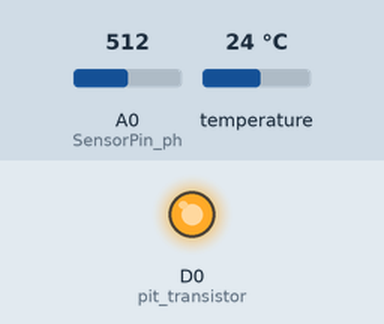
This sketch was run on a simulated Arduino MKR. Parts: output pins drawn as LEDs (lit = HIGH). The inputs (shaded band) are chosen by the test bench; at power-on: A0 (SensorPin_ph) = 512, temperature 24 °C. No radio packets arrive unless stated; what the sketch prints to the serial monitor is not drawn.

Above: at 0.1 s.
At 2.0 s:
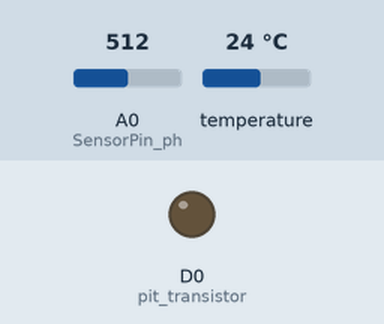
Timing chart, 0 to 3.5 s (numbered marks = the images above):
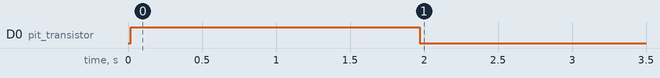

The sketch:

medidor-de-calidad-del-agua.ino
```cpp
//--------------------------------------------------------------------------------------------------------------------------------------------------------------------------
// Modificar
// Modify

String Nombre  = "Diego_test2"; // maximo 20 caracteres, sin espacios
String posicion_x = "19.707085";
String posicion_y = "-98.46037";
String Comunidad_o_institucion  = "MoonMakers"; // maximo 20 caracteres, sin espacios

// El timpo es de 0 - 24
int hora_de_instalacion = 14;
int hora_de_medicion_1 = 12;
int hora_de_medicion_2 = 24;

//--------------------------------------------------------------------------------------------------------------------------------------------------------------------------
// Calibracion
#define Offset -4.00            //deviation compensate
//--------------------------------------------------------------------------------------------------------------------------------------------------------------------------

#include "ArduinoLowPower.h"

// -> Lora
#include <SPI.h>
#include <LoRa.h>

int pit_transistor = 0;

// -> Hora

unsigned long myTime;
unsigned long oldTime;
unsigned long sleep_time;
int horaTime;
int hora;
int minutos;
int segundos;

long day_ms = 86400000; // 86400000 milliseconds in a day
long hour_ms = 3600000; // 3600000 milliseconds in an hour
long minute_ms = 60000; // 60000 milliseconds in a minute
long second_ms =  1000;

bool on_start = false;

byte time_status = 0;

// -> pH
#define SensorPin_ph A0            //pH meter Analog output to Arduino Analog Input 0
//#define Offset 0.00            //deviation compensate
#define LED 13
#define samplingInterval 20
#define printInterval 800
#define ArrayLenth  40    //times of collection
int pHArray[ArrayLenth];   //Store the average value of the sensor feedback
int pHArrayIndex = 0;
float pHValue, voltage;

// -> Turviedad
int sensorValue_turviedad = 0;
float voltage_turviedad = 0.0;

// -> TDS
#define sensorPin_tds A1

int sensorValue = 0;
float tdsValue = 0;
float Voltage = 0;


// -> Water temperature
#include <OneWire.h>
#include <DallasTemperature.h>
#define ONE_WIRE_BUS 2

float temperature = 25;

// Setup a oneWire instance to communicate with any OneWire devices
// (not just Maxim/Dallas temperature ICs)
OneWire oneWire(ONE_WIRE_BUS);
// Pass our oneWire reference to Dallas Temperature.
DallasTemperature sensors(&oneWire);

void setup(void)
{

  Serial.begin(9600);
  Serial.println("LoRa Sender - water quality meter");

  if (!LoRa.begin(915E6)) {
    // Serial..println("Starting LoRa failed!");
    while (1);
  }
  LoRa.setSyncWord(0xF3);
  LoRa.setSpreadingFactor(12);
  LoRa.setTxPower(20);

  pinMode(pit_transistor, OUTPUT);
  pinMode(LED_BUILTIN, OUTPUT);

  ft_apagar_sensores(true);
  pinMode(LED, OUTPUT);
  //  pinMode(TdsSensorPin, INPUT);

  sensors.begin();
  horaTime = hora_de_instalacion;

  pinMode(A3, INPUT_PULLUP);
  pinMode(A4, INPUT_PULLUP);
  pinMode(A5, INPUT_PULLUP);
  pinMode(A6, INPUT_PULLUP);

  pinMode(1, INPUT_PULLUP);
  pinMode(3, INPUT_PULLUP);
  pinMode(4, INPUT_PULLUP);
  pinMode(5, INPUT_PULLUP);
  pinMode(6, INPUT_PULLUP);
  pinMode(7, INPUT_PULLUP);
  pinMode(8, INPUT_PULLUP);
  pinMode(9, INPUT_PULLUP);
  pinMode(10, INPUT_PULLUP);
  pinMode(11, INPUT_PULLUP);
  pinMode(12, INPUT_PULLUP);
  pinMode(13, INPUT_PULLUP);
  pinMode(14, INPUT_PULLUP);

  //  USBDevice.detach();
}

void loop(void)
{
  //  ft_time();
  ft_apagar_sensores(true);
  delay(1000);
  ft_get_water_temperature();
  ft_get_turviedad();
  for (int i = 0; i <= 10; i++) {
    ft_get_ph();
    delay(10);
  }
  ft_get_tds();
  ft_send_data();
  ft_time();
  ft_apagar_sensores(false);
  LowPower.sleep(sleep_time);
  delay(45000);
}
// --- Time
void ft_time()
{

  myTime = millis();

  unsigned long int days = myTime  / day_ms ;                                //number of days
  unsigned long int hours = (myTime % day_ms) / hour_ms;                       //the remainder from days division (in milliseconds) divided by hours, this gives the full hours
  unsigned long int minutes = ((myTime % day_ms) % hour_ms) / minute_ms ;         //and so on...
  unsigned long int seconds = (((myTime % day_ms) % hour_ms) % minute_ms) / second_ms;

  horaTime += hours;

  if (horaTime >= 24) horaTime = 0;


  //  sleep_time = ft_get_sleep_time()  - (2 * second_ms);
  sleep_time = ft_get_sleep_time();

  // Serial..println();
  // Serial..print("----> Timepo : ");
  // Serial..print(sleep_time);
  // Serial..println();
}

int ft_get_sleep_time()
{
  if (time_status == 0)
  {
    if (hora_de_instalacion <= hora_de_medicion_1)
    {
      time_status = 1;
      return (ft_hour_in_ms(hora_de_medicion_1 - hora_de_instalacion));
    }
    if (hora_de_instalacion <= hora_de_medicion_2)
    {
      time_status = 2;
      return (ft_hour_in_ms(hora_de_medicion_2 - hora_de_instalacion));
    }
    if (hora_de_instalacion > hora_de_medicion_2)
    {
      time_status = 1;
      return (ft_hour_in_ms((24 - hora_de_instalacion) + hora_de_medicion_1));
    }
  }
  else if (time_status == 1) //de 1 a 2
  {
    time_status = 2;
    return (ft_hour_in_ms(hora_de_medicion_2 - hora_de_medicion_1));
  }
  else if (time_status == 2) //de 2 a 1
  {
    time_status = 1;
    return (ft_hour_in_ms((24 - hora_de_medicion_2) + hora_de_medicion_1));
  }
}

int ft_hour_in_ms(int myHour) {
  return (myHour * hour_ms);
}

// --- Lora

void ft_apagar_sensores(bool estado)
{
  if (estado == true) {
    digitalWrite(LED_BUILTIN, HIGH);
    digitalWrite(pit_transistor, HIGH);
  }
  else
  {
    digitalWrite(LED_BUILTIN, LOW);
    digitalWrite(pit_transistor, LOW);
  }
}

void  ft_send_data()
{
  //  char *space = ",";
  String space = ",";
  String clean = "000";
  String send_values;

  pHValue = 7.77;
  tdsValue = 200;
  sensorValue_turviedad = 300;
  temperature = 25.20;
  voltage_turviedad = 0;

  if (!pHValue) pHValue = 0.0;
  if (!tdsValue) tdsValue = 0.0;
  if (!voltage_turviedad) voltage_turviedad = 0.0;
  if (!temperature) temperature = 0.0;

  String value_pH = String(pHValue, 2);
  String value_TDS = String(tdsValue, 2);
  //  String value_Turviedad = String(sensorValue_turviedad);
  String value_Turviedad = String((voltage_turviedad - 5) > 0 ? (voltage_turviedad - 5) : -1 * (voltage_turviedad - 5) );
  String value_Water_Tem = String(temperature, 2);

  // Serial..println();
  // Serial..print("->       data: ");
  // Serial..print(pHValue);
  // Serial..print(",");
  // Serial..print(tdsValue);
  // Serial..print(",");
  // Serial..print(sensorValue_turviedad);
  // Serial..print(",");
  // Serial..println(temperature);

  // Serial..print("-> sting data: ");
  // Serial..print(value_pH);
  // Serial..print(",");
  // Serial..print(value_TDS);
  // Serial..print(",");
  // Serial..print(value_Turviedad);
  // Serial..print(",");
  // Serial..println(value_Water_Tem);

  send_values = Nombre + space + Comunidad_o_institucion + space + posicion_x + space + posicion_y + space;
  send_values = send_values + value_pH + space;
  send_values = send_values + value_TDS + space;
  send_values = send_values + value_Turviedad + space;
  send_values = send_values + value_Water_Tem + space + clean;

  // Serial..print("--> send data: ");
  // Serial..println(send_values);

  //  -- Send lora
  LoRa.beginPacket();
  LoRa.print(send_values);
  LoRa.endPacket();

}

// --- Water temperature - DS18B20
void ft_get_water_temperature()
{
  // Serial..print(" Requesting temperatures...");
  sensors.requestTemperatures(); // Send the command to get temperature readings
  // Serial..println("DONE");
  /********************************************************************/
  // Serial..print("Temperature is: ");
  temperature = sensors.getTempCByIndex(0);
  // Serial..print(sensors.getTempCByIndex(0)); // Why "byIndex"?
  // You can have more than one DS18B20 on the same bus.
  // 0 refers to the first IC on the wire
}

// --- TDS
void ft_get_tds()
{
  sensorValue = analogRead(sensorPin_tds);
  Voltage = sensorValue * 5 / 1024.0; //Convert analog reading to Voltage
  tdsValue = (133.42 / Voltage * Voltage * Voltage - 255.86 * Voltage * Voltage + 857.39 * Voltage) * 0.5; //Convert voltage value to TDS value
  //  SERIAL.print("TDS Value = ");
  //  SERIAL.print(tdsValue);
  //  SERIAL.println(" ppm");
}

int ft_getMedianNum(int bArray[], int iFilterLen)
{
  int bTab[iFilterLen];
  for (byte i = 0; i < iFilterLen; i++)
    bTab[i] = bArray[i];
  int i, j, bTemp;
  for (j = 0; j < iFilterLen - 1; j++)
  {
    for (i = 0; i < iFilterLen - j - 1; i++)
    {
      if (bTab[i] > bTab[i + 1])
      {
        bTemp = bTab[i];
        bTab[i] = bTab[i + 1];
        bTab[i + 1] = bTemp;
      }
    }
  }
  if ((iFilterLen & 1) > 0)
    bTemp = bTab[(iFilterLen - 1) / 2];
  else
    bTemp = (bTab[iFilterLen / 2] + bTab[iFilterLen / 2 - 1]) / 2;
  return bTemp;
}

// --- Turviedad
void  ft_get_turviedad()
{
  sensorValue_turviedad = analogRead(A2);
  voltage_turviedad = sensorValue_turviedad * (5.0 / 1024.0);
}

// --- PH - SEN0161 - analog pH meter

void  ft_get_ph()
{
  static unsigned long samplingTime = millis();
  static unsigned long printTime = millis();
  //  static float pHValue, voltage;
  if (millis() - samplingTime > samplingInterval)
  {
    pHArray[pHArrayIndex++] = analogRead(SensorPin_ph);
    if (pHArrayIndex == ArrayLenth)pHArrayIndex = 0;
    voltage = ft_avergearray(pHArray, ArrayLenth) * 5.0 / 1024;
    pHValue = 3.5 * voltage + Offset;
    samplingTime = millis();
  }
  if (millis() - printTime > printInterval)  //Every 800 milliseconds, print a numerical, convert the state of the LED indicator
  {
    // Serial..print("Voltage:");
    // Serial..print(voltage, 2);
    // Serial..print("    pH value: ");
    // Serial..println(pHValue, 2);
    digitalWrite(LED, digitalRead(LED) ^ 1);
    printTime = millis();
  }
}

double ft_avergearray(int* arr, int number)
{
  int i;
  int max, min;
  double avg;
  long amount = 0;
  if (number <= 0) {
    // Serial..println("Error number for the array to avraging!/n");
    return 0;
  }
  if (number < 5) { //less than 5, calculated directly statistics
    for (i = 0; i < number; i++) {
      amount += arr[i];
    }
    avg = amount / number;
    return avg;
  } else {
    if (arr[0] < arr[1]) {
      min = arr[0]; max = arr[1];
    }
    else {
      min = arr[1]; max = arr[0];
    }
    for (i = 2; i < number; i++) {
      if (arr[i] < min) {
        amount += min;      //arr<min
        min = arr[i];
      } else {
        if (arr[i] > max) {
          amount += max;  //arr>max
          max = arr[i];
        } else {
          amount += arr[i]; //min<=arr<=max
        }
      }//if
    }//for
    avg = (double)amount / (number - 2);
  }//if
  return avg;
}
```

Measured:
- by itself, D0 (pit_transistor): HIGH → LOW at 2.0 s
